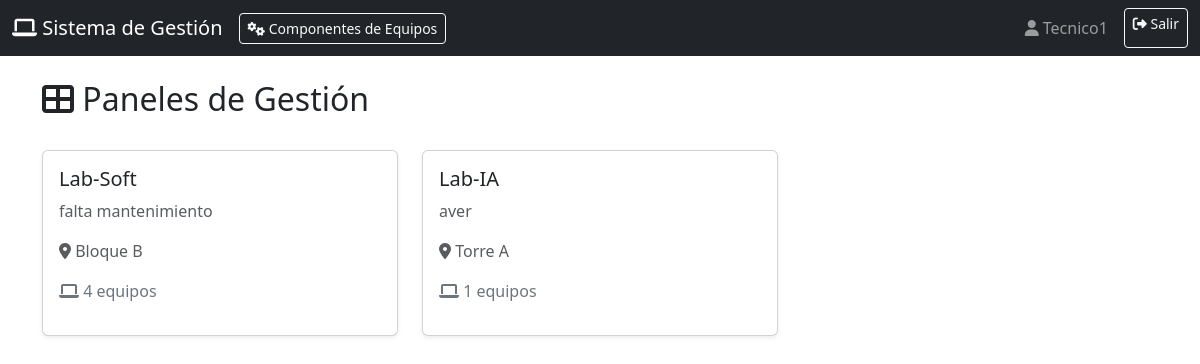
/dashboard (signed in), run on the app's committed database.
### models/Usuario.py (models this page shows, shortened)
class Usuarios(UserMixin, db.Model):
    __tablename__ = 'usuarios'
    id = db.Column(db.Integer, primary_key=True)
    username = db.Column(db.String(80), unique=True, nullable=False)
    password = db.Column(db.Text, nullable=False)
    rol = db.Column(db.String(20), nullable=False, default='estudiante')
    __table_args__ = (
        CheckConstraint("rol IN ('admin', 'profesor', 'estudiante', 'tecnico')", name='check_rol'),
    )

### models/Lab.py (models this page shows)
class Laboratorios(db.Model):
    __tablename__ = 'laboratorios'
    id = db.Column(db.Integer, primary_key=True)
    nombre = db.Column(db.String(100), unique=True, nullable=False)
    descripcion = db.Column(db.Text)
    ubicacion = db.Column(db.Text, nullable=False)
    equipos = db.relationship('Equipos', backref='laboratorio', lazy=True, cascade='all, delete-orphan')

### controllers/lab_controller.py (the view)
@Lab_bp.route('/dashboard')
@login_required
def dashboard():
    panels = Laboratorios.query.all()
    return render_template('dashboard.html', panels=panels)

### app.py (called while the page is built)
@login_manager.user_loader
def load_user(user_id):
    return Usuarios.query.get(int(user_id))

### views/templates/dashboard.html (shortened to what this page needs)
{% extends "base.html" %}
{% block content %}
<div class="d-flex justify-content-between align-items-center mb-4">
    <h2><i class="fas fa-th-large"></i> Paneles de Gestión</h2>
</div>
<div class="row">
    {% for panel in panels %}
    <div class="col-md-4 mb-4">
        <div class="card shadow-sm panel-card"
            onclick="window.location.href='{{ url_for('laboratorio.view_panel', panel_id=panel.id) }}'">
            <div class="card-body">
                <h5 class="card-title">{{ panel.nombre }}</h5>
                <p class="card-text text-muted">{{ panel.descripcion or 'Sin descripción' }}</p>
                <p class="card-text text-muted"><i class="fas fa-map-marker-alt"></i> {{ panel.ubicacion}}</p>
                <p class="text-secondary">
                    <i class="fas fa-laptop"></i> {{ panel.equipos|length }} equipos
                </p>
            </div>
        </div>
    </div>
    {% endfor %}
</div>
{% endblock %}

### views/templates/base.html (shortened to what this page needs)
<!DOCTYPE html>
<html lang="es">
<head>
    <link href="https://cdnjs.cloudflare.com/ajax/libs/bootstrap/5.3.0/css/bootstrap.min.css" rel="stylesheet">
    <link href="https://cdnjs.cloudflare.com/ajax/libs/font-awesome/6.4.0/css/all.min.css" rel="stylesheet">
    <link rel="stylesheet" href="{{ url_for('static', filename='css/style.css') }}">
</head>
<body>
    {% if current_user.is_authenticated %}
    <nav class="navbar navbar-expand-lg navbar-dark bg-dark">
        <div class="container-fluid">
            <a class="navbar-brand" href="{{ url_for('laboratorio.dashboard') }}">
                <i class="fas fa-laptop"></i> Sistema de Gestión
            </a>
            <div class="d-flex align-items-center">
                {% if current_user.rol in ['admin', 'profesor', 'tecnico'] %}
                <a class="btn btn-outline-light btn-sm me-3" href="{{ url_for('eq_comp.dashboard') }}">
                    <i class="fas fa-cogs"></i> Componentes de Equipos
                </a>
                {% endif %}
            </div>
            <div class="navbar-nav ms-auto">
                <span class="navbar-text me-3">
                    <i class="fas fa-user"></i> {{ current_user.username }}
                </span>
                <a class="btn btn-outline-light btn-sm" href="{{ url_for('auth.logout') }}">
                    <i class="fas fa-sign-out-alt"></i> Salir
                </a>
            </div>
        </div>
    </nav>
    {% endif %}
    {% block content_wrapper %}
    <div class="container mt-4">
        {% block content %}{% endblock %}
    </div>
    {% endblock %}
</body>
</html>

### static/css/style.css (style rules this page uses)
.panel-card { cursor: pointer; transition: transform 0.2s ease, box-shadow 0.2s ease; }

### data on the page
Usuarios: username "Tecnico1"
Laboratorios: nombre "Lab-Soft", descripcion "falta mantenimiento", ubicacion "Bloque B", equipos|length "4"
Laboratorios: nombre "Lab-IA", descripcion "aver", ubicacion "Torre A", equipos|length "1"
